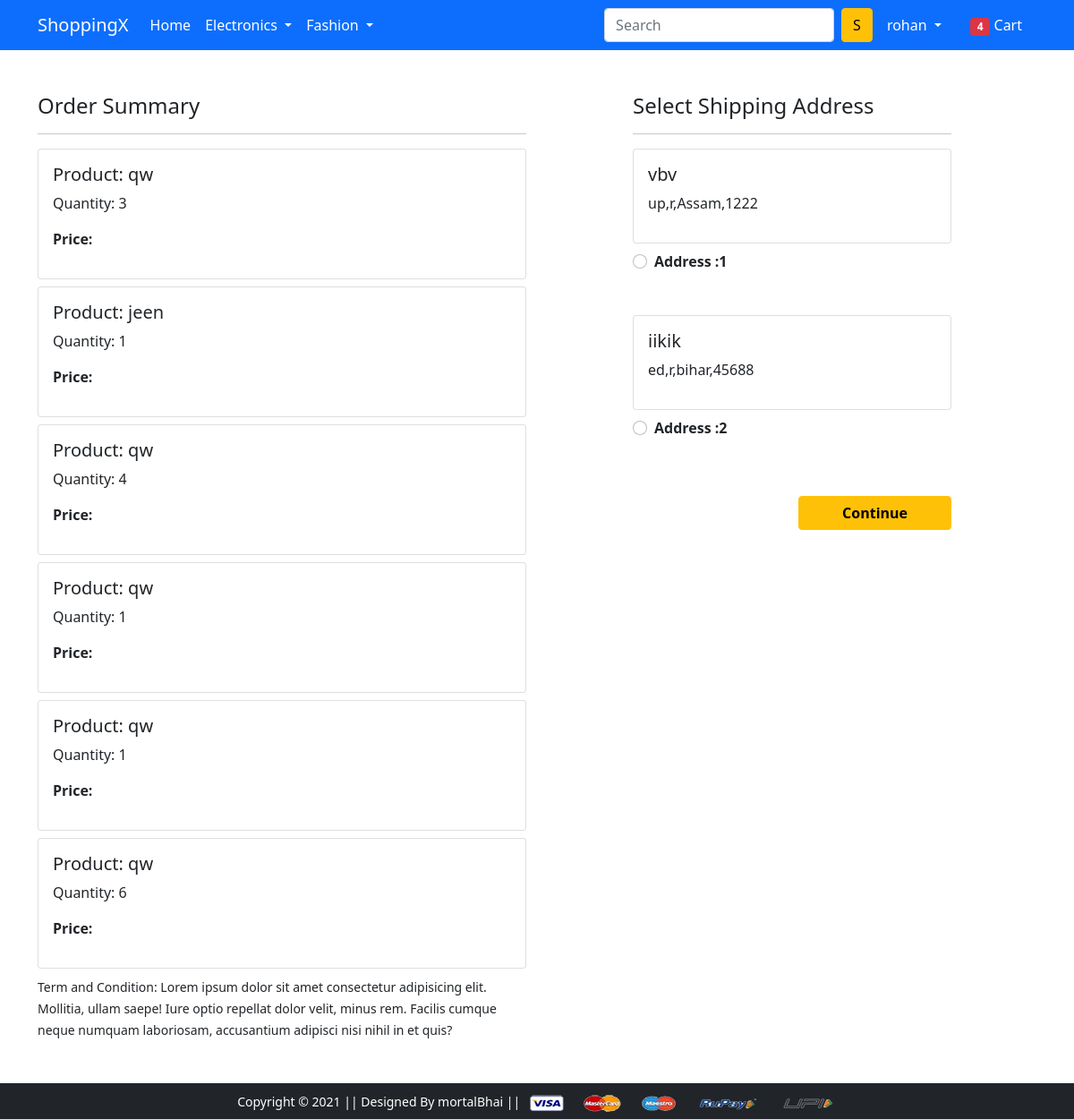
/checkout/ (signed in), run on the app's committed database.
### app/models.py (models this page shows, shortened)
class Cart(models.Model):
    user = models.ForeignKey(User,on_delete=models.CASCADE)
    product = models.ForeignKey(Product,on_delete=models.CASCADE)
    quantity = models.PositiveIntegerField(default=1)

class Product(models.Model):
    title = models.CharField(max_length=100)
    selling_price = models.FloatField()
    discounted_price = models.FloatField()
    description = models.TextField()
    brand = models.CharField(max_length=40)
    categary = models.CharField(choices=CATEGORY_CHOICES,max_length=10)
    product_img = models.ImageField(upload_to='producting')

class Costumer(models.Model):
    user = models.ForeignKey(User,on_delete=models.CASCADE, null=True, blank=True)
    name = models.CharField(max_length=200)
    locality = models.CharField(max_length=100)
    city = models.CharField(max_length=40)
    zipcode = models.IntegerField()
    state = models.CharField(choices=STATE_CHOICES,null=True,max_length=50)

### app/views.py (the view)
# urls.py: path('checkout/', views.checkout, name='checkout'),
def checkout(request):
    user=request.user
    add=Costumer.objects.filter(user=user)
    cart_items= Cart.objects.filter(user=user)
    amount=0.0
    shipping_amount=80
    total_amount=0.0
    cart_prouct=[p for p in Cart.objects.all() if p.user == request.user]
    if cart_prouct:
        for p in cart_prouct:
            tempamount=(p.quantity*p.product.discounted_price)
            amount+=tempamount
        total_amount=amount+shipping_amount
    return render(request, 'app/checkout.html',{'add':add,"total_amount":total_amount,'cart_items':cart_items})

### app/templates/app/checkout.html (shortened to what this page needs)
{% extends 'app/base.html' %}
{% load static %}
{% block main-content %}
<div class="container">
 <div class="row mt-5">
  <div class="col-sm-6">
    <h4>Order Summary</h4>
    <hr>
    {% for f in cart_items %}
      <div class="card mb-2">
        <div class="card-body">
          <h5>Product: {{f.product.title}}</h5>
          <p>Quantity: {{f.quantity}}</p>
          <p class="fw-bold">Price: {{i.total_amount}}</p>
        </div>
      </div>
      {% endfor %}
    <small>Term and Condition: Lorem ipsum dolor sit amet consectetur adipisicing elit. Mollitia, ullam saepe! Iure optio repellat dolor velit, minus rem. Facilis cumque neque numquam laboriosam, accusantium adipisci nisi nihil in et quis?</small>
  </div>
  <div class="col-sm-4 offset-sm-1">
    <h4>Select Shipping Address</h4>
    <hr>
    <form action="/paymentdone">
      {% for i in add %}
      <div class="card">
        <div class="card-body">
        <h5>{{i.name}}</h5>
        <p>{{i.locality}},{{i.city}},{{i.state}},{{i.zipcode}}</p>
        </div>
      </div>
        <div class="form-check mt-2 mb-5">
          <input class="form-check-input" type="radio"  name="custid"  if="custadd{{forloop.counter}}" value="{{i.id}}">
          <label class="form-check-label fw-bold" for="custadd{{forloop.counter}}"> Address :{{forloop.counter}}</label>
        </div>
        {% endfor %}
        <div class="text-end">
          <button type="submit" class="btn btn-warning mt-3 px-5 fw-bold">Continue</button>
        </div>
      </form>
    </div>
  </div>
</div>
{% endblock main-content %}

### app/templates/app/base.html (shortened to what this page needs)
<!doctype html>
{% load static %}
<html lang="en">
  <head>
    <link href="https://cdn.jsdelivr.net/npm/bootstrap@5.0.0-beta1/dist/css/bootstrap.min.css" rel="stylesheet">
    <link rel="stylesheet" href="{% static 'app/css/owl.carousel.min.css' %}">
    <link rel="stylesheet" href="{% static 'app/css/all.min.css' %}">
    <link rel="stylesheet" href="{% static 'app/css/style.css' %}">
  </head>
  <body>
    <nav class="navbar navbar-expand-lg navbar-dark bg-primary">
     <div class="container">
       <a class="navbar-brand" href="/">ShoppingX</a>
       <div class="collapse navbar-collapse" id="navbarSupportedContent">
         <ul class="navbar-nav me-auto mb-2 mb-lg-0">
           <li class="nav-item">
             <a class="nav-link active" aria-current="page" href="/">Home</a>
           </li>
           <li class="nav-item dropdown">
             <a class="nav-link dropdown-toggle text-white" href="#" id="electronicsDropdown" role="button" data-bs-toggle="dropdown" aria-expanded="false">
               Electronics
             </a>
           </li>
           <li class="nav-item dropdown">
             <a class="nav-link dropdown-toggle text-white" href="#" id="fashionDropdown" role="button" data-bs-toggle="dropdown" aria-expanded="false">
               Fashion
             </a>
           </li>
         </ul>
         <form class="d-flex">
           <input class="form-control me-2" type="search" placeholder="Search" aria-label="Search">
           <button class="btn btn-warning" type="submit">S</button>
         </form>
         <div>
          <ul class="navbar-nav me-auto mb-2 mb-lg-0">
            {% if request.user.is_authenticated %}
           <li class="nav-item dropdown mx-2">
              <a class="nav-link dropdown-toggle text-white" href="#" id="profileDropdown" role="button" data-bs-toggle="dropdown" aria-expanded="false">
                {{request.user.username}}
              </a>
            </li>
            <li class="nav-item mx-2">
             <a href="{% url 'show_cart' %}" class="nav-link text-white"><span class="badge bg-danger">4</span> Cart </a>
            </li>
            {% endif %}
          </ul>
         </div>
       </div>
     </div>
    </nav>
    {% block main-content %} {% endblock main-content %}
    <footer class="container-fluid bg-dark text-center p-2 mt-5">
        <small class="text-white">Copyright &copy; 2021 || Designed By mortalBhai || </small>
        <img src="{% static 'app/images/payment.png' %}" alt="" srcset="" class="img-fluid" height="2px">
    </footer>
  </body>
</html>

### data on the page
Cart: product "qw", quantity "3"
Cart: product "jeen", quantity "1"
Cart: product "qw", quantity "4"
Cart: product "qw", quantity "1"
Cart: product "qw", quantity "1"
Cart: product "qw", quantity "6"
Costumer: name "vbv", locality "up", city "r", state "Assam", zipcode "1222"
Costumer: name "iikik", locality "ed", city "r", state "bihar", zipcode "45688"

### other printed values
{{ request.user.username }} "rohan"
